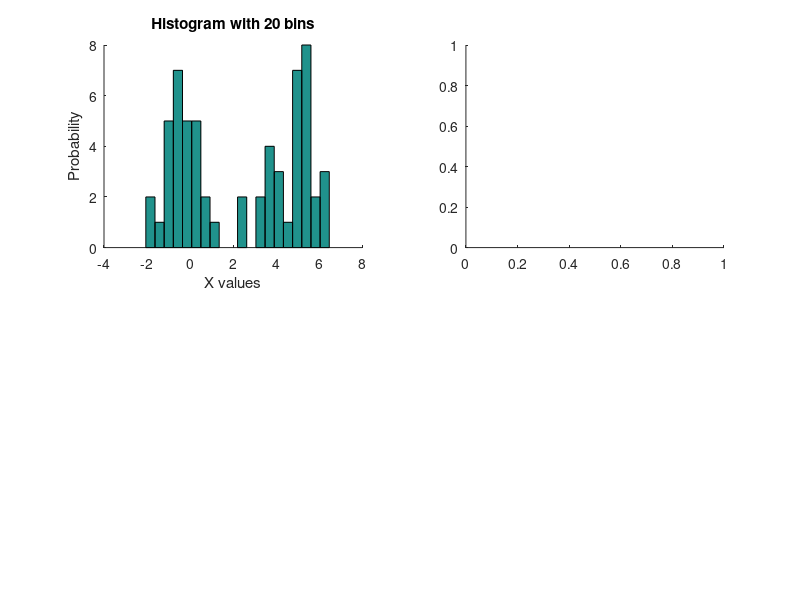

Recreate this plot in MATLAB. (Note: this script raises an error after producing the figure.)
% Q5

x = [randn(30, 1); 5 + randn(30, 1)];

subplot(2, 2, 1);
hold on;
hist(x, 20);
title('Histogram with 20 bins');
xlabel('X values');
ylabel('Probability');
hold off;

% Demo the results
subplot(2, 2, 2);
yyaxis left;
hist(x, 20);
yyaxis right;

% Generate 100 random datapoints between that covers the range of data in x 
x_points = min(x):((max(x)-min(x))/99):max(x);

% Generate the histogram bin counts
[dist, edges] = histcounts(x, 20);
N = sum(dist);
x0 = edges(1);
h = edges(2) - edges(1);

data = zeros(1, 100);

% Histogram estimator
for i = 1:100
    bin = ceil((x_points(i) - x0) / h);
    x_in_bin = dist(bin);
    
    data(i) = x_in_bin / (N * h);
end


% Create the kernel density estimators

% Default kernel width
[K1, k1x, bw1] = ksdensity(x, x_points);

% Half of the default kernel width
[K2, k2x, bw2] = ksdensity(x, x_points, 'width', bw1/2);

hold on;
plot(k1x, K1, 'r');
plot(k2x, K2, 'g');

title('K1 and K2 kernel densities');
legend('Data', 'K1', 'K2');
hold off;

% Calculate the Guassian mixed model
mixed = K1/2 + K2/2;

subplot(2, 2, 3);
hold on;
yyaxis left;
hist(x, 20);
yyaxis right;
plot (k1x, mixed, 'b');

title('Mixed Model');
legend('Data', 'Mixed model');
hold off;

subplot(2, 2, 4);
hold on;
hist(x, 20);
scatter(x_points, zeros(1, 100), 'r');

title('Test points');
legend('Data', 'Test points');
hold off;

% Do the calculations
KL(mixed, data)
KL(mixed, K1)
KL(mixed, K2)

%
% Calculate the KL Divergence
%
function result = KL(p, q)
    result = zeros(size(p));

    valid = p > 0 & q > 0;

    result1 = sum(p(valid) .* log(p(valid) ./ q(valid)));
    result2 = sum(q(valid) .* log(q(valid) ./ p(valid)));

    result(valid) = result1 + result2;

    result = mode(result);
end
